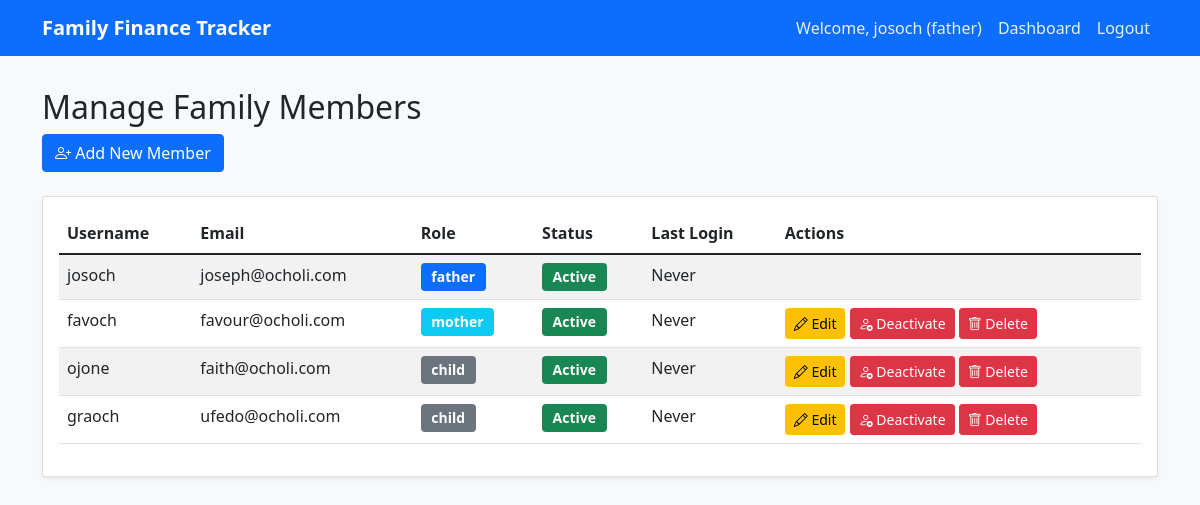
Page /manage_family_members (signed in) on the earlier database version.
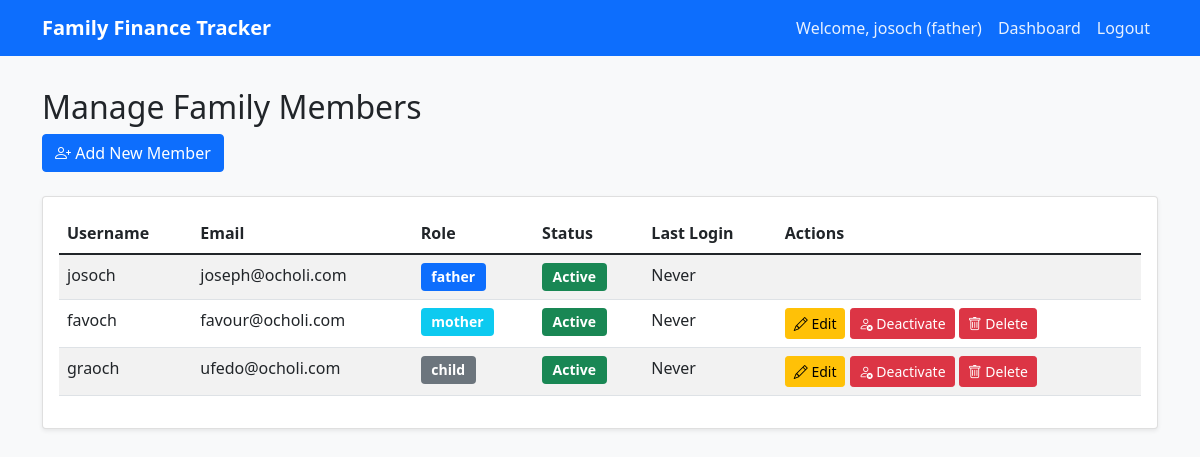
Same page on the later database version.
### app.py (models this page shows, shortened)
class User(db.Model, UserMixin):
    id = db.Column(db.Integer, primary_key=True)
    username = db.Column(db.String(80), unique=True, nullable=False)
    email = db.Column(db.String(120), unique=True, nullable=False)
    password_hash = db.Column(db.String(128))
    role = db.Column(db.String(20), nullable=False)
    balance = db.Column(db.Float, default=0.0)
    is_active = db.Column(db.Boolean, default=True)
    family_id = db.Column(db.Integer, db.ForeignKey('family.id'))
    created_at = db.Column(db.DateTime, default=datetime.utcnow)
    funding_requests = db.relationship('FundingRequest',
                                     foreign_keys='FundingRequest.requested_by',
                                     backref=db.backref('requester_ref', lazy=True),
                                     lazy=True)
    requests_approved = db.relationship('FundingRequest',
                                      foreign_keys='FundingRequest.approved_by',
                                      backref=db.backref('approver_ref', lazy=True),
                                      lazy=True)
    funding_request_balances = db.relationship('FundingRequestBalance',
                                             backref='user_ref',
                                             lazy=True)
    @property
    def password(self):
        raise AttributeError('password is not a readable attribute')

### app.py (the view)
@app.route('/manage_family_members')
@login_required
@father_required
def manage_family_members():
    family_members = User.query.filter_by(family_id=current_user.family_id).all()
    return render_template('manage_family_members.html', family_members=family_members)

### app.py (called while the page is built)
@login_manager.user_loader
def load_user(user_id):
    return User.query.get(int(user_id))

def father_required(f):
    @wraps(f)
    def decorated_function(*args, **kwargs):
        if not current_user.is_authenticated or current_user.role != 'father':
            flash('This action requires father privileges')
            return redirect(url_for('dashboard'))
        return f(*args, **kwargs)
    return decorated_function

### templates/manage_family_members.html (shortened to what this page needs)
<!DOCTYPE html>
<html lang="en">
<head>
    <link href="https://cdn.jsdelivr.net/npm/bootstrap@5.1.3/dist/css/bootstrap.min.css" rel="stylesheet">
    <link rel="stylesheet" href="https://cdn.jsdelivr.net/npm/bootstrap-icons@1.7.2/font/bootstrap-icons.css">
    <link rel="stylesheet" href="{{ url_for('static', filename='style.css') }}">
</head>
<body>
    <nav class="navbar navbar-expand-lg navbar-dark bg-primary">
        <div class="container">
            <a class="navbar-brand" href="#">Family Finance Tracker</a>
            <div class="collapse navbar-collapse" id="navbarNav">
                <ul class="navbar-nav ms-auto">
                    <li class="nav-item">
                        <span class="nav-link">Welcome, {{ current_user.username }} ({{ current_user.role }})</span>
                    </li>
                    <li class="nav-item">
                        <a class="nav-link" href="{{ url_for('dashboard') }}">Dashboard</a>
                    </li>
                    <li class="nav-item">
                        <a class="nav-link" href="{{ url_for('logout') }}">Logout</a>
                    </li>
                </ul>
            </div>
        </div>
    </nav>
    <div class="container mt-4">
        <div class="row mb-4">
            <div class="col">
                <h2>Manage Family Members</h2>
                <a href="{{ url_for('add_family_member') }}" class="btn btn-primary">
                    <i class="bi bi-person-plus"></i> Add New Member
                </a>
            </div>
        </div>
        <div class="card">
            <div class="card-body">
                <div class="table-responsive">
                    <table class="table table-striped">
                        <thead>
                            <tr>
                                <th>Username</th>
                                <th>Email</th>
                                <th>Role</th>
                                <th>Status</th>
                                <th>Last Login</th>
                                <th>Actions</th>
                            </tr>
                        </thead>
                        <tbody>
                            {% for member in family_members %}
                            <tr>
                                <td>{{ member.username }}</td>
                                <td>{{ member.email }}</td>
                                <td>
                                    <span class="badge {% if member.role == 'father' %}bg-primary{% elif member.role == 'mother' %}bg-info{% else %}bg-secondary{% endif %}">
                                        {{ member.role }}
                                    </span>
                                </td>
                                <td>
                                    <span class="badge {% if member.is_active %}bg-success{% else %}bg-danger{% endif %}">
                                        {{ 'Active' if member.is_active else 'Inactive' }}
                                    </span>
                                </td>
                                <td>{{ member.last_login.strftime('%Y-%m-%d %H:%M') if member.last_login else 'Never' }}</td>
                                <td>
                                    {% if current_user.role == 'father' and member.id != current_user.id %}
                                        <a href="{{ url_for('edit_family_member', user_id=member.id) }}" class="btn btn-warning btn-sm">
                                            <i class="bi bi-pencil"></i> Edit
                                        </a>
                                        <a href="{{ url_for('toggle_member_status', user_id=member.id) }}" class="btn btn-{% if member.is_active %}danger{% else %}success{% endif %} btn-sm">
                                            <i class="bi bi-{% if member.is_active %}person-x{% else %}person-check{% endif %}"></i>
                                            {{ 'Deactivate' if member.is_active else 'Activate' }}
                                        </a>
                                        <button type="button" class="btn btn-danger btn-sm" data-bs-toggle="modal" data-bs-target="#deleteModal{{ member.id }}">
                                            <i class="bi bi-trash"></i> Delete
                                        </button>
                                    {% endif %}
                                </td>
                            </tr>
                            {% endfor %}
                        </tbody>
                    </table>
                </div>
            </div>
        </div>
    </div>
</body>
</html>

### static/style.css (style rules this page uses)
body { background-color: #f8f9fa; }
.navbar { margin-bottom: 2rem; }
.card { box-shadow: 0 0.125rem 0.25rem rgba(0, 0, 0, 0.075); margin-bottom: 1.5rem; }
.table th { font-weight: 600; }
.badge { font-size: 0.875rem; padding: 0.5em 0.75em; }
.btn-primary { background-color: #0d6efd; border-color: #0d6efd; }
.navbar-brand { font-weight: 600; }
.nav-link { color: rgba(255, 255, 255, 0.9) !important; }

Differences in the rows shown:
removed User: username "ojone", email "faith@ocholi.com", role "child", is_active "Active", last_login "Never", is_active "Deactivate"
